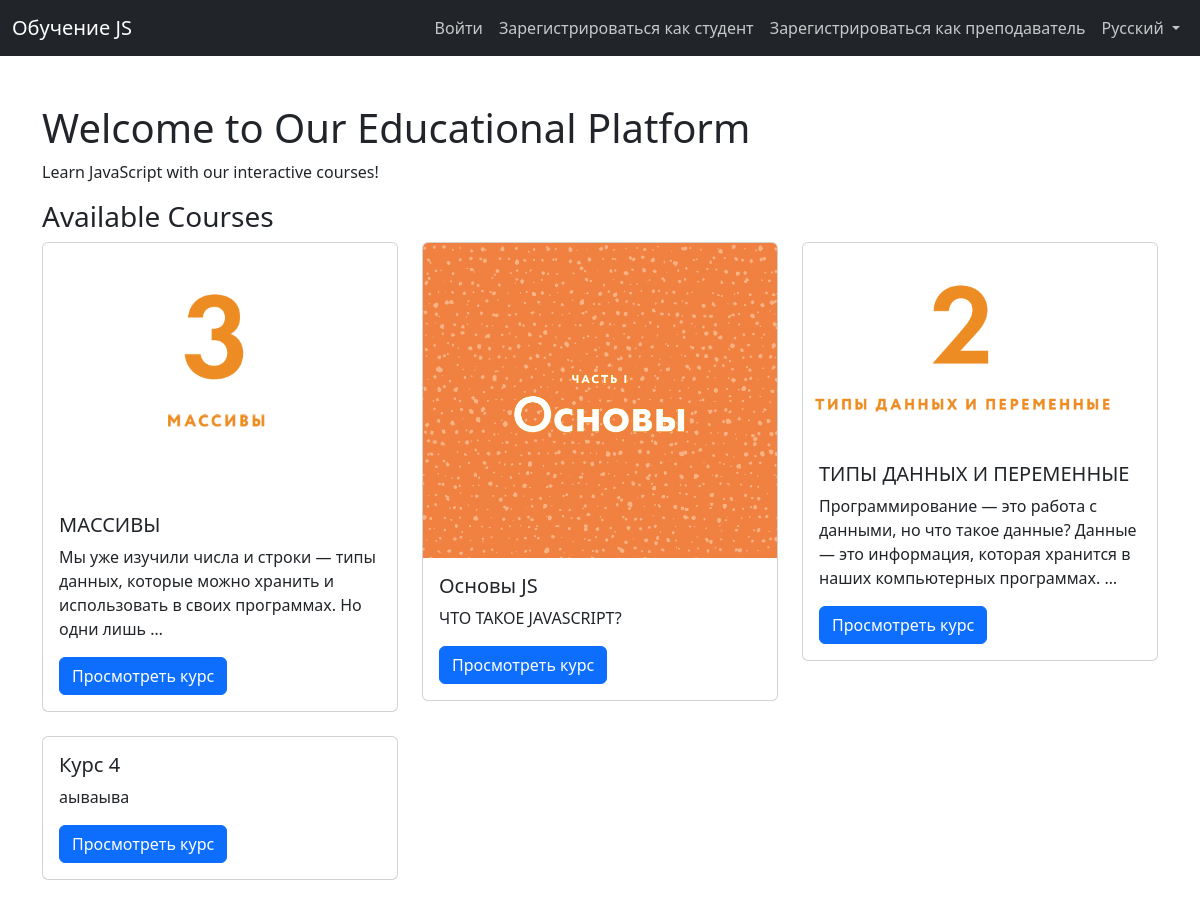
The page / on the database its author committed.
### courses/models.py (models this page shows, shortened)
class Course(models.Model):
    title = models.CharField(max_length=200, verbose_name=_("Title"))
    description = models.TextField(verbose_name=_("Description"))
    creator = models.ForeignKey(settings.AUTH_USER_MODEL, on_delete=models.CASCADE, related_name='created_courses', verbose_name=_("Creator"))
    image = models.ImageField(upload_to='courses/', blank=True, null=True, verbose_name=_("Image"))
    is_active = models.BooleanField(default=True, verbose_name=_("Is Active"))
    created_at = models.DateTimeField(auto_now_add=True, verbose_name=_("Created At"))
    class Meta:
        verbose_name = _("Course")
        verbose_name_plural = _("Courses")

### courses/views.py (the view)
# urls.py: path('', views.home, name='home'),
def home(request):
    courses = Course.objects.filter(is_active=True)
    return render(request, 'courses/home.html', {'courses': courses})

### courses/templates/courses/home.html (shortened to what this page needs)
{% extends 'base.html' %}
{% load i18n %}
{% block content %}
<div class="container mt-5" data-aos="fade-up">
    <h1>{% trans "Welcome to Our Educational Platform" %}</h1>
    <p>{% trans "Learn JavaScript with our interactive courses!" %}</p>
    <h3>{% trans "Available Courses" %}</h3>
    <div class="row">
        {% for course in courses %}
            <div class="col-md-4 mb-4" data-aos="fade-up">
                <div class="card">
                    {% if course.image %}
                        <img src="{{ course.image.url }}" class="card-img-top" alt="{{ course.title }}">
                    {% endif %}
                    <div class="card-body">
                        <h5 class="card-title">{{ course.title }}</h5>
                        <p class="card-text">{{ course.description|truncatewords:20 }}</p>
                        <a href="{% url 'courses:course_detail' course.id %}" class="btn btn-primary">{% trans "View Course" %}</a>
                    </div>
                </div>
            </div>
        {% empty %}
            <p>{% trans "No courses available." %}</p>
        {% endfor %}
    </div>
</div>
{% endblock %}

### static/css/style.css (style rules this page uses)
body { font-family: 'Poppins', sans-serif; }
.container { padding-bottom: 2rem; }

### rows shown on the page
Course: image (picture), title "МАССИВЫ", description "Мы уже изучили числа и строки — типы данных, которые можно хранить и использовать в своих программах. Но одни лишь …"
Course: image (picture), title "Основы JS", description "ЧТО ТАКОЕ JAVASCRIPT?"
Course: image (picture), title "ТИПЫ ДАННЫХ И ПЕРЕМЕННЫЕ", description "Программирование — это работа с данными, но что такое данные? Данные — это информация, которая хранится в наших компьютерных программах. …"
Course: title "Курс 4", description "аываыва"

### other values the page prints
{{ lang.name_local }} "Русский"
